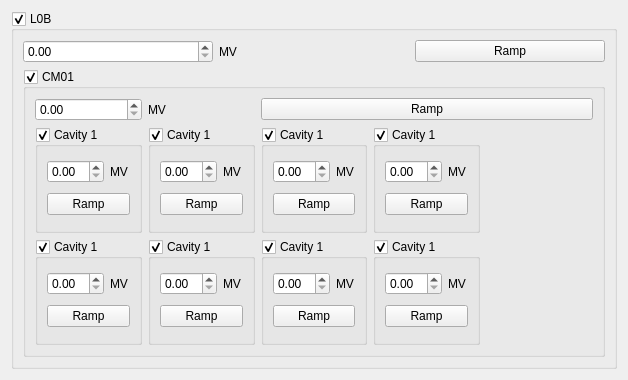
<?xml version="1.0" encoding="UTF-8"?>
<ui version="4.0">
 <class>Form</class>
 <widget class="QWidget" name="Form">
  <property name="geometry">
   <rect>
    <x>0</x>
    <y>0</y>
    <width>628</width>
    <height>380</height>
   </rect>
  </property>
  <property name="windowTitle">
   <string>Form</string>
  </property>
  <layout class="QGridLayout" name="gridLayout">
   <item row="0" column="0">
    <widget class="QGroupBox" name="groupBox">
     <property name="title">
      <string>L0B</string>
     </property>
     <property name="checkable">
      <bool>true</bool>
     </property>
     <layout class="QGridLayout" name="gridLayout_2">
      <item row="0" column="1">
       <widget class="QLabel" name="label">
        <property name="text">
         <string>MV</string>
        </property>
       </widget>
      </item>
      <item row="0" column="0">
       <widget class="QDoubleSpinBox" name="doubleSpinBox_3"/>
      </item>
      <item row="0" column="2">
       <widget class="QPushButton" name="pushButton">
        <property name="text">
         <string>Ramp</string>
        </property>
       </widget>
      </item>
      <item row="1" column="0" colspan="3">
       <widget class="QGroupBox" name="groupBox_2">
        <property name="title">
         <string>CM01</string>
        </property>
        <property name="checkable">
         <bool>true</bool>
        </property>
        <layout class="QGridLayout" name="gridLayout_3">
         <item row="1" column="0">
          <widget class="QGroupBox" name="groupBox_7">
           <property name="title">
            <string>Cavity 1</string>
           </property>
           <property name="checkable">
            <bool>true</bool>
           </property>
           <layout class="QGridLayout" name="gridLayout_8">
            <item row="0" column="0">
             <widget class="QDoubleSpinBox" name="doubleSpinBox_7"/>
            </item>
            <item row="0" column="1">
             <widget class="QLabel" name="label_7">
              <property name="text">
               <string>MV</string>
              </property>
             </widget>
            </item>
            <item row="1" column="0" colspan="2">
             <widget class="QPushButton" name="pushButton_3">
              <property name="text">
               <string>Ramp</string>
              </property>
             </widget>
            </item>
           </layout>
          </widget>
         </item>
         <item row="2" column="1">
          <widget class="QGroupBox" name="groupBox_8">
           <property name="title">
            <string>Cavity 1</string>
           </property>
           <property name="checkable">
            <bool>true</bool>
           </property>
           <layout class="QGridLayout" name="gridLayout_9">
            <item row="0" column="1">
             <widget class="QLabel" name="label_8">
              <property name="text">
               <string>MV</string>
              </property>
             </widget>
            </item>
            <item row="0" column="0">
             <widget class="QDoubleSpinBox" name="doubleSpinBox_8"/>
            </item>
            <item row="1" column="0" colspan="2">
             <widget class="QPushButton" name="pushButton_8">
              <property name="text">
               <string>Ramp</string>
              </property>
             </widget>
            </item>
           </layout>
          </widget>
         </item>
         <item row="0" column="1">
          <widget class="QLabel" name="label_2">
           <property name="text">
            <string>MV</string>
           </property>
          </widget>
         </item>
         <item row="0" column="0">
          <widget class="QDoubleSpinBox" name="doubleSpinBox"/>
         </item>
         <item row="2" column="0">
          <widget class="QGroupBox" name="groupBox_3">
           <property name="title">
            <string>Cavity 1</string>
           </property>
           <property name="checkable">
            <bool>true</bool>
           </property>
           <layout class="QGridLayout" name="gridLayout_4">
            <item row="0" column="0">
             <widget class="QDoubleSpinBox" name="doubleSpinBox_2"/>
            </item>
            <item row="0" column="1">
             <widget class="QLabel" name="label_3">
              <property name="text">
               <string>MV</string>
              </property>
             </widget>
            </item>
            <item row="1" column="0" colspan="2">
             <widget class="QPushButton" name="pushButton_7">
              <property name="text">
               <string>Ramp</string>
              </property>
             </widget>
            </item>
           </layout>
          </widget>
         </item>
         <item row="1" column="1">
          <widget class="QGroupBox" name="groupBox_4">
           <property name="title">
            <string>Cavity 1</string>
           </property>
           <property name="checkable">
            <bool>true</bool>
           </property>
           <layout class="QGridLayout" name="gridLayout_5">
            <item row="0" column="0">
             <widget class="QDoubleSpinBox" name="doubleSpinBox_4"/>
            </item>
            <item row="0" column="1">
             <widget class="QLabel" name="label_4">
              <property name="text">
               <string>MV</string>
              </property>
             </widget>
            </item>
            <item row="1" column="0" colspan="2">
             <widget class="QPushButton" name="pushButton_4">
              <property name="text">
               <string>Ramp</string>
              </property>
             </widget>
            </item>
           </layout>
          </widget>
         </item>
         <item row="1" column="2">
          <widget class="QGroupBox" name="groupBox_5">
           <property name="title">
            <string>Cavity 1</string>
           </property>
           <property name="checkable">
            <bool>true</bool>
           </property>
           <layout class="QGridLayout" name="gridLayout_6">
            <item row="0" column="1">
             <widget class="QLabel" name="label_5">
              <property name="text">
               <string>MV</string>
              </property>
             </widget>
            </item>
            <item row="0" column="0">
             <widget class="QDoubleSpinBox" name="doubleSpinBox_5"/>
            </item>
            <item row="1" column="0" colspan="2">
             <widget class="QPushButton" name="pushButton_5">
              <property name="text">
               <string>Ramp</string>
              </property>
             </widget>
            </item>
           </layout>
          </widget>
         </item>
         <item row="2" column="2">
          <widget class="QGroupBox" name="groupBox_10">
           <property name="title">
            <string>Cavity 1</string>
           </property>
           <property name="checkable">
            <bool>true</bool>
           </property>
           <layout class="QGridLayout" name="gridLayout_11">
            <item row="0" column="0">
             <widget class="QDoubleSpinBox" name="doubleSpinBox_10"/>
            </item>
            <item row="0" column="1">
             <widget class="QLabel" name="label_10">
              <property name="text">
               <string>MV</string>
              </property>
             </widget>
            </item>
            <item row="1" column="0" colspan="2">
             <widget class="QPushButton" name="pushButton_9">
              <property name="text">
               <string>Ramp</string>
              </property>
             </widget>
            </item>
           </layout>
          </widget>
         </item>
         <item row="0" column="2" colspan="3">
          <widget class="QPushButton" name="pushButton_2">
           <property name="text">
            <string>Ramp</string>
           </property>
          </widget>
         </item>
         <item row="1" column="3">
          <widget class="QGroupBox" name="groupBox_6">
           <property name="title">
            <string>Cavity 1</string>
           </property>
           <property name="checkable">
            <bool>true</bool>
           </property>
           <layout class="QGridLayout" name="gridLayout_7">
            <item row="0" column="1">
             <widget class="QLabel" name="label_6">
              <property name="text">
               <string>MV</string>
              </property>
             </widget>
            </item>
            <item row="0" column="0">
             <widget class="QDoubleSpinBox" name="doubleSpinBox_6"/>
            </item>
            <item row="1" column="0" colspan="2">
             <widget class="QPushButton" name="pushButton_6">
              <property name="text">
               <string>Ramp</string>
              </property>
             </widget>
            </item>
           </layout>
          </widget>
         </item>
         <item row="2" column="3">
          <widget class="QGroupBox" name="groupBox_11">
           <property name="title">
            <string>Cavity 1</string>
           </property>
           <property name="checkable">
            <bool>true</bool>
           </property>
           <layout class="QGridLayout" name="gridLayout_12">
            <item row="0" column="0">
             <widget class="QDoubleSpinBox" name="doubleSpinBox_11"/>
            </item>
            <item row="0" column="1">
             <widget class="QLabel" name="label_11">
              <property name="text">
               <string>MV</string>
              </property>
             </widget>
            </item>
            <item row="1" column="0" colspan="2">
             <widget class="QPushButton" name="pushButton_10">
              <property name="text">
               <string>Ramp</string>
              </property>
             </widget>
            </item>
           </layout>
          </widget>
         </item>
        </layout>
       </widget>
      </item>
     </layout>
    </widget>
   </item>
  </layout>
 </widget>
 <resources/>
 <connections/>
</ui>
